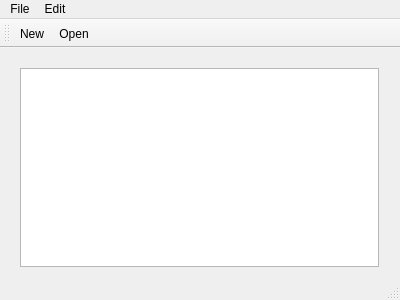
<?xml version="1.0" encoding="UTF-8"?>
<ui version="4.0">
 <class>MainWindow</class>
 <widget class="QMainWindow" name="MainWindow">
  <property name="geometry">
   <rect>
    <x>0</x>
    <y>0</y>
    <width>400</width>
    <height>300</height>
   </rect>
  </property>
  <property name="windowTitle">
   <string>MainWindow</string>
  </property>
  <widget class="QWidget" name="centralWidget">
   <widget class="QWidget" name="verticalLayoutWidget">
    <property name="geometry">
     <rect>
      <x>9</x>
      <y>9</y>
      <width>381</width>
      <height>221</height>
     </rect>
    </property>
    <layout class="QVBoxLayout" name="verticalLayout">
     <item>
      <widget class="QTextEdit" name="textEdit"/>
     </item>
    </layout>
   </widget>
  </widget>
  <widget class="QMenuBar" name="menuBar">
   <property name="geometry">
    <rect>
     <x>0</x>
     <y>0</y>
     <width>400</width>
     <height>22</height>
    </rect>
   </property>
   <widget class="QMenu" name="menuFile">
    <property name="title">
     <string>File</string>
    </property>
    <addaction name="actionNew"/>
    <addaction name="actionOpen"/>
    <addaction name="actionSave_as"/>
    <addaction name="actionPrint"/>
    <addaction name="actionQuit"/>
   </widget>
   <widget class="QMenu" name="menuEdit">
    <property name="title">
     <string>Edit</string>
    </property>
    <addaction name="actionCopy"/>
    <addaction name="actionPaste"/>
    <addaction name="actionCut"/>
    <addaction name="actionUndo"/>
    <addaction name="actionRedo"/>
   </widget>
   <addaction name="menuFile"/>
   <addaction name="menuEdit"/>
  </widget>
  <widget class="QToolBar" name="mainToolBar">
   <attribute name="toolBarArea">
    <enum>TopToolBarArea</enum>
   </attribute>
   <attribute name="toolBarBreak">
    <bool>false</bool>
   </attribute>
   <addaction name="actionNew"/>
   <addaction name="actionOpen"/>
  </widget>
  <widget class="QStatusBar" name="statusBar"/>
  <action name="actionNew">
   <property name="icon">
    <iconset resource="resources.qrc">
     <normaloff>:/img/new.svg</normaloff>:/img/new.svg</iconset>
   </property>
   <property name="text">
    <string>New</string>
   </property>
  </action>
  <action name="actionOpen">
   <property name="icon">
    <iconset resource="resources.qrc">
     <normaloff>:/img/open.svg</normaloff>:/img/open.svg</iconset>
   </property>
   <property name="text">
    <string>Open</string>
   </property>
  </action>
  <action name="actionSave_as">
   <property name="icon">
    <iconset resource="resources.qrc">
     <normaloff>:/img/save-as.svg</normaloff>:/img/save-as.svg</iconset>
   </property>
   <property name="text">
    <string>Save as</string>
   </property>
  </action>
  <action name="actionPrint">
   <property name="icon">
    <iconset resource="resources.qrc">
     <normaloff>:/img/print.svg</normaloff>:/img/print.svg</iconset>
   </property>
   <property name="text">
    <string>Print</string>
   </property>
  </action>
  <action name="actionQuit">
   <property name="icon">
    <iconset resource="resources.qrc">
     <normaloff>:/img/quit.svg</normaloff>:/img/quit.svg</iconset>
   </property>
   <property name="text">
    <string>Quit</string>
   </property>
  </action>
  <action name="actionCopy">
   <property name="icon">
    <iconset resource="resources.qrc">
     <normaloff>:/img/copy.svg</normaloff>:/img/copy.svg</iconset>
   </property>
   <property name="text">
    <string>Copy</string>
   </property>
  </action>
  <action name="actionPaste">
   <property name="icon">
    <iconset resource="resources.qrc">
     <normaloff>:/img/paste.svg</normaloff>:/img/paste.svg</iconset>
   </property>
   <property name="text">
    <string>Paste</string>
   </property>
  </action>
  <action name="actionCut">
   <property name="icon">
    <iconset resource="resources.qrc">
     <normaloff>:/img/cut.svg</normaloff>:/img/cut.svg</iconset>
   </property>
   <property name="text">
    <string>Cut</string>
   </property>
  </action>
  <action name="actionUndo">
   <property name="icon">
    <iconset resource="resources.qrc">
     <normaloff>:/img/undo.svg</normaloff>:/img/undo.svg</iconset>
   </property>
   <property name="text">
    <string>Undo</string>
   </property>
  </action>
  <action name="actionRedo">
   <property name="icon">
    <iconset resource="resources.qrc">
     <normaloff>:/img/redo.svg</normaloff>:/img/redo.svg</iconset>
   </property>
   <property name="text">
    <string>Redo</string>
   </property>
  </action>
 </widget>
 <layoutdefault spacing="6" margin="11"/>
 <resources>
  <include location="resources.qrc"/>
 </resources>
 <connections/>
</ui>
